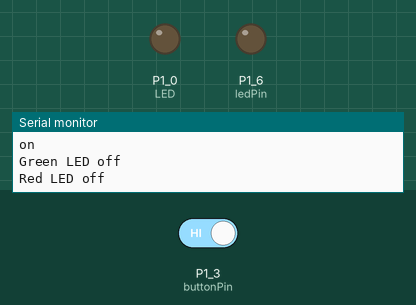
Recording of a sketch running on a simulated TI MSP430 LaunchPad. Shown: output pins drawn as LEDs (lit = HIGH), the last lines printed to the serial monitor. The inputs (shaded band) are chosen by the test bench; at power-on: P1_3 (buttonPin) HIGH.

Above: at 6.8 s.
6.9 s: P1_3 (buttonPin) driven LOW
At 7.7 s:
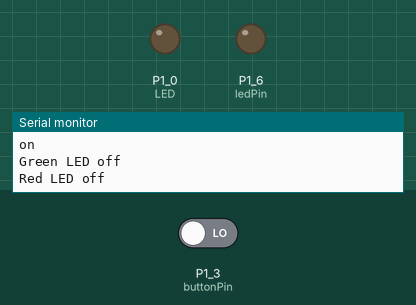
14.5 s: P1_3 (buttonPin) driven HIGH
At 16.4 s:
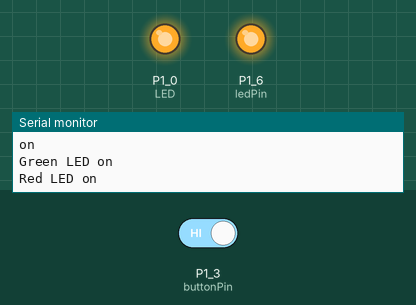
At 16.9 s:
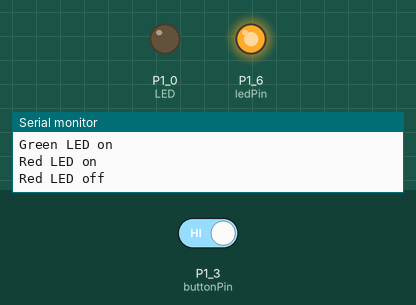
Timing chart, 0 to 28.1 s (numbered marks = the images above; inputs shaded):
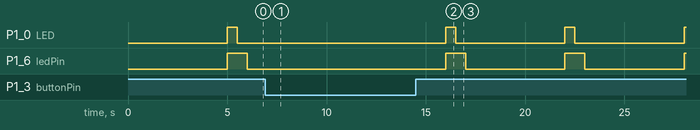

Measured:
- after the input at 6.9 s, P1_0 (LED), P1_6 (ledPin): stays LOW (without the input it goes to HIGH after 4.1 s)
- after the input at 14.5 s, P1_0 (LED): alternates HIGH for 0.50 s and LOW for 5.5 s, starting after 1.5 s; P1_6 (ledPin): alternates HIGH for 1.0 s and LOW for 5.0 s, starting after 1.5 s

The sketch:

ButtonMOD.ino
```cpp
const int LED = RED_LED;
const int buttonPin = PUSH2;
const int ledPin =  GREEN_LED;
boolean pushed = false;

int buttonPushCounter = 0;
int buttonState = 0;
int lastButtonState = 0;

void setup() {
  Serial.begin(9600);
  pinMode(P1_0, OUTPUT);
  Serial.println("Pin 1.0 set as output");

  // initialize the LED pin as an output:
  pinMode(ledPin, OUTPUT);
  // initialize the pushbutton pin as an input:
  pinMode(ledPin, OUTPUT);
  pinMode(buttonPin, INPUT_PULLUP);
  pinMode(LED, OUTPUT);
}

void loop(){
  // read the state of the pushbutton value:
  buttonState = digitalRead(buttonPin);

    if (buttonState == HIGH)
    {
      buttonPushCounter++;
      Serial.println("on");
    }
    else {
      Serial.println("off");
    }
  lastButtonState = buttonState;

  if (buttonPushCounter % 2 == 0) {
      digitalWrite(ledPin, HIGH);
       Serial.println("Green LED on");
       digitalWrite(LED, HIGH);
       Serial.println("Red LED on");
       delay(500);
       digitalWrite(LED, LOW);
       Serial.println("Red LED off");
       delay(500);
     }
     else
     {
       digitalWrite(ledPin, LOW);
       digitalWrite(LED, LOW);
       Serial.println("Green LED off");
       Serial.println("Red LED off");
      delay(5000);
     }
   }
```
